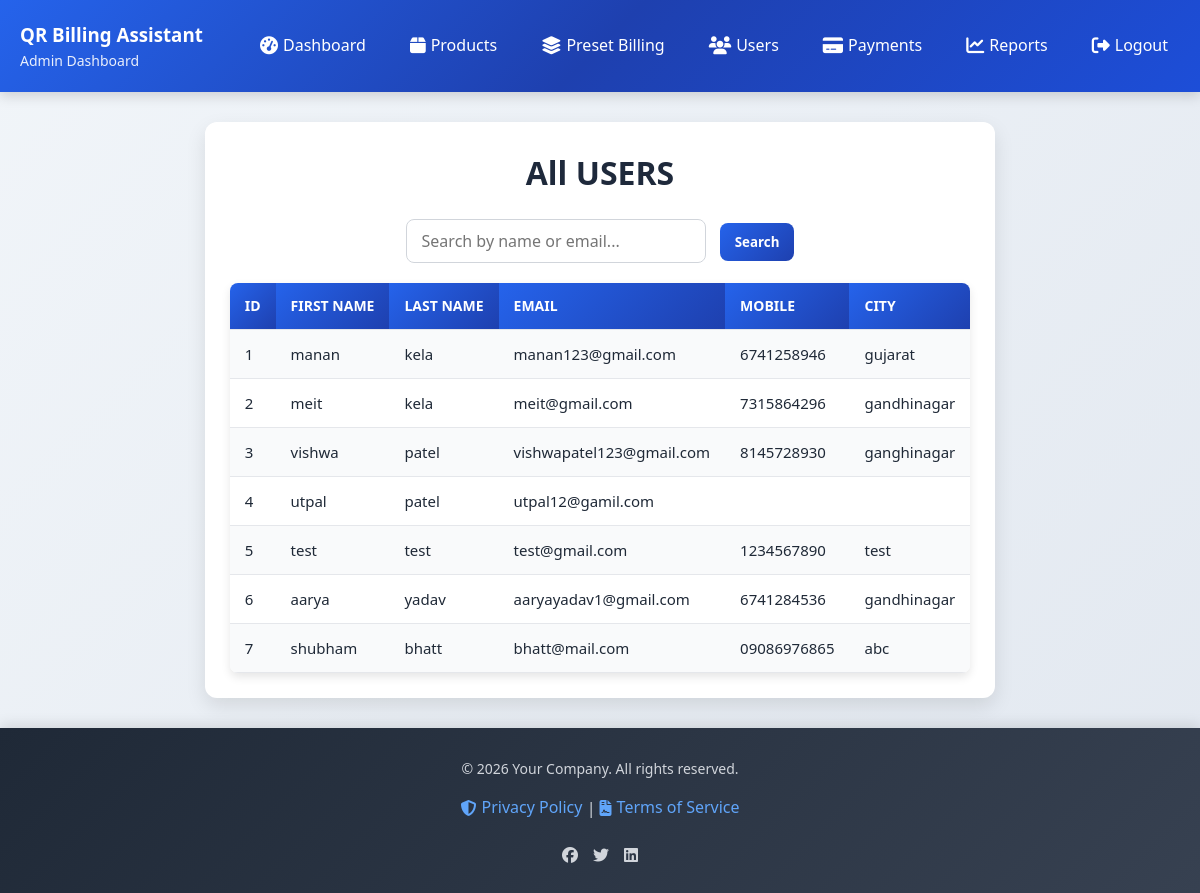
/manage_users/, run on the app's committed database.
### qrcus/models.py (models this page shows, shortened)
class registration(models.Model):
    fname = models.CharField(max_length=50)
    lname = models.CharField(max_length=50,default="")
    email = models.EmailField()
    mobile = models.CharField(max_length=10)
    password = models.CharField(max_length = 100)
    address = models.TextField()
    state = models.CharField(max_length = 50)
    city = models.CharField(max_length = 50)
    pincode = models.CharField(max_length = 7)

### qrcus/views.py (the view)
# urls.py: path('manage_users/', manage_users, name='manage_users'),
def manage_users(request):
    users = registration.objects.all()
    return render(request, 'manage_users.html', {'users': users})

### qrcus/templates/manage_users.html (shortened to what this page needs)
<!DOCTYPE html>
<html lang="en">
<head>
    <link rel="stylesheet" href="https://cdnjs.cloudflare.com/ajax/libs/font-awesome/6.5.0/css/all.min.css">
</head>
<body>
    <div class="header">
        <div class="header-content">
            <div>
                <h3>QR Billing Assistant</h3>
                <p>Admin Dashboard</p>
            </div>
            <nav class="navbar">
                <a href="{% url 'admin_dashboard' %}"><i class="fas fa-tachometer-alt"></i> Dashboard</a>
                <a href="{% url 'manage_products' %}"><i class="fas fa-box"></i> Products</a>
                <a href="{% url 'preset_billing' %}"><i class="fas fa-layer-group"></i> Preset Billing</a>
                <a href="{% url 'manage_users' %}"><i class="fas fa-users"></i> Users</a>
                <a href="{% url 'payment_status' %}"><i class="fas fa-credit-card"></i> Payments</a>
                <a href="{% url 'sales_report' %}"><i class="fas fa-chart-line"></i> Reports</a>
                <a href="{% url 'logout' %}"><i class="fas fa-sign-out-alt"></i> Logout</a>
            </nav>
        </div>
    </div>
    <div class="container">
        <h1>All USERS</h1>
        <div class="search-bar">
            <form method="GET" action="{% url 'manage_users' %}">
                <input type="text" name="q" placeholder="Search by name or email..." value="{{ request.GET.q }}">
                <button type="submit">Search</button>
            </form>
        </div>
        <table>
            <tr>
                <th>ID</th>
                <th>First Name</th>
                <th>Last Name</th>
                <th>Email</th>
                <th>Mobile</th>
                <th>City</th>
            </tr>
            {% for user in users %}
            <tr>
                <td>{{ user.id }}</td>
                <td>{{ user.fname }}</td>
                <td>{{ user.lname }}</td>
                <td>{{ user.email }}</td>
                <td>{{ user.mobile }}</td>
                <td>{{ user.city }}</td>
            </tr>
            {% empty %}
            <tr>
                <td colspan="7" class="empty">No users found.</td>
            </tr>
            {% endfor %}
        </table>
    </div>
    <footer class="footer">
        <div class="footer-content">
            <p>&copy; 2026 Your Company. All rights reserved.</p>
            <div>
                <a href="#"><i class="fas fa-shield-alt"></i> Privacy Policy</a> |
                <a href="#"><i class="fas fa-file-contract"></i> Terms of Service</a>
            </div>
            <div class="social-links">
                <a href="#"><i class="fab fa-facebook"></i></a>
                <a href="#"><i class="fab fa-twitter"></i></a>
                <a href="#"><i class="fab fa-linkedin"></i></a>
            </div>
        </div>
    </footer>
</body>
</html>

### qrcus/templates/manage_users.html (style rules this page uses)
* { margin: 0; padding: 0; box-sizing: border-box; font-family: 'Segoe UI', Tahoma, Geneva, Verdana, sans-serif; }
body { background: linear-gradient(135deg, #f1f5f9 0%, #e2e8f0 100%); color: #1f2937; line-height: 1.6; min-height: 100vh; display: flex; flex-direction: column; overflow-x: hidden; }
.header { background: linear-gradient(135deg, #2563eb 0%, #1e40af 50%, #1d4ed8 100%); color: white; padding: 20px 0; box-shadow: 0 4px 12px rgba(0, 0, 0, 0.15); position: relative; animation: slideIn 0.8s ease-out; }
.header .header-content { max-width: 1200px; margin: 0 auto; display: flex; justify-content: space-between; align-items: center; padding: 0 20px; }
.header p { font-size: 14px; opacity: 0.9; font-weight: 300; }
.navbar { display: flex; gap: 20px; align-items: center; }
.navbar a { color: white; text-decoration: none; font-size: 16px; font-weight: 500; padding: 8px 12px; border-radius: 6px; transition: all 0.3s ease; display: flex; align-items: center; gap: 5px; }
.navbar a i { font-size: 18px; }
.container { max-width: 95%; margin: 30px auto; background: white; padding: 25px; border-radius: 12px; box-shadow: 0 8px 20px rgba(0, 0, 0, 0.1); flex: 1; overflow-x: auto; animation: fadeInUp 0.8s ease-out 0.2s both; }
.container h1 { text-align: center; margin-bottom: 20px; color: #1e293b; font-weight: 600; }
.search-bar { margin-bottom: 20px; display: flex; justify-content: center; }
.search-bar input[type="text"] { width: 300px; padding: 10px 15px; border-radius: 8px; border: 1px solid #d1d5db; font-size: 16px; transition: border-color 0.3s ease, box-shadow 0.3s ease; }
.search-bar button { padding: 10px 15px; margin-left: 10px; border: none; border-radius: 8px; background: linear-gradient(135deg, #2563eb, #1e40af); color: white; font-weight: bold; cursor: pointer; transition: all 0.3s ease; }
table { width: 100%; border-collapse: collapse; background: white; border-radius: 8px; overflow: hidden; box-shadow: 0 4px 10px rgba(0, 0, 0, 0.1); }
th, td { padding: 12px 15px; border-bottom: 1px solid #e5e7eb; text-align: left; }
th { background: linear-gradient(135deg, #2563eb, #1e40af); color: white; font-weight: 600; text-transform: uppercase; font-size: 0.875rem; }
tr:nth-child(even) { background: #f9fafb; }
td { font-size: 15px; }
.footer { background: linear-gradient(135deg, #1f2937 0%, #374151 100%); color: #d1d5db; padding: 30px 20px; text-align: center; margin-top: auto; position: relative; box-shadow: 0 -4px 12px rgba(0, 0, 0, 0.1); animation: fadeInUp 0.8s ease-out 0.2s both; }
.footer .footer-content { max-width: 1200px; margin: 0 auto; display: flex; flex-direction: column; align-items: center; gap: 15px; }
.footer p { font-size: 14px; margin: 0; }
.footer a { color: #60a5fa; text-decoration: none; font-weight: 500; transition: color 0.3s ease; display: inline-flex; align-items: center; gap: 5px; }
.footer a i { font-size: 16px; }
.footer .social-links { display: flex; gap: 15px; margin-top: 10px; }
.footer .social-links a { color: #d1d5db; font-size: 20px; transition: color 0.3s ease, transform 0.3s ease; }

### data on the page
registration: id "1", fname "manan", lname "kela", email "manan123@gmail.com", mobile "6741258946", city "gujarat"
registration: id "2", fname "meit", lname "kela", email "meit@gmail.com", mobile "7315864296", city "gandhinagar"
registration: id "3", fname "vishwa", lname "patel", email "vishwapatel123@gmail.com", mobile "8145728930", city "ganghinagar"
registration: id "4", fname "utpal", lname "patel", email "utpal12@gamil.com"
registration: id "5", fname "test", lname "test", email "test@gmail.com", mobile "1234567890", city "test"
registration: id "6", fname "aarya", lname "yadav", email "aaryayadav1@gmail.com", mobile "6741284536", city "gandhinagar"
registration: id "7", fname "shubham", lname "bhatt", email "bhatt@mail.com", mobile "09086976865", city "abc"
